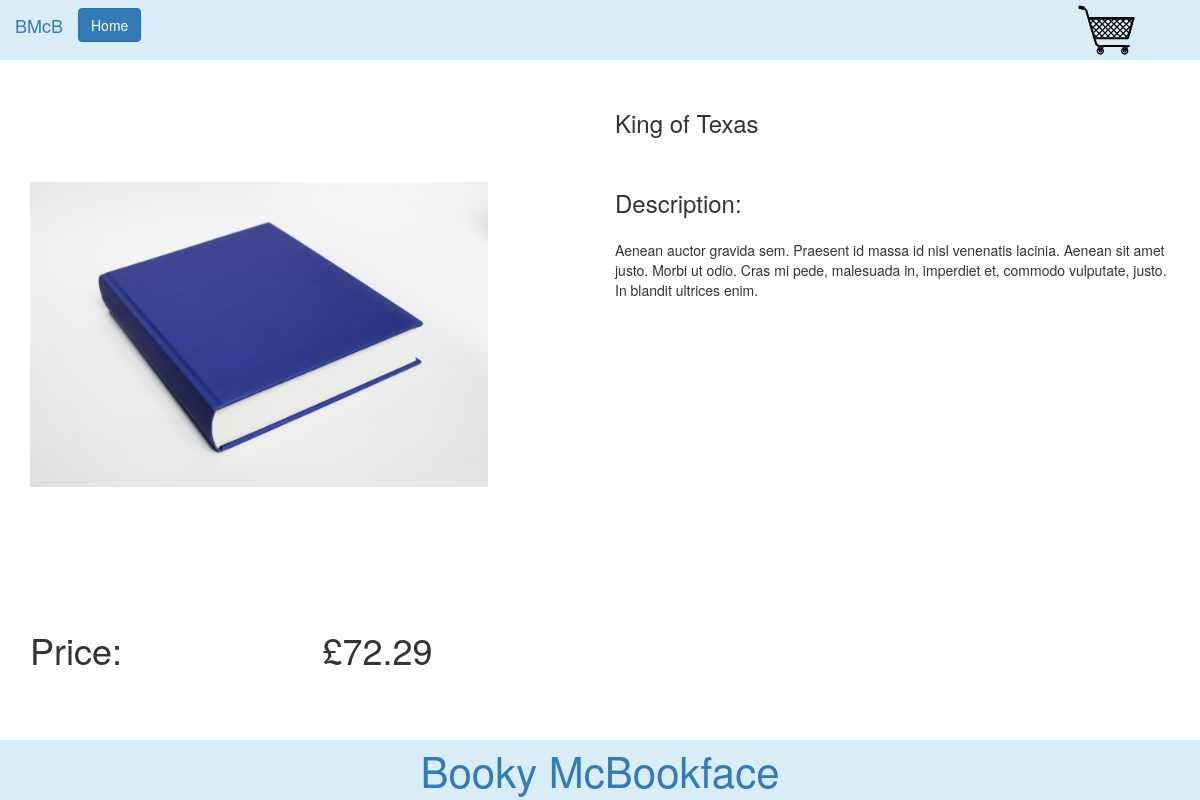
The page /individualBookPage.php?id=2 on the database its author committed.
### tables this page shows
CREATE TABLE `books` (
  `id` int(11) unsigned NOT NULL AUTO_INCREMENT,
  `title` varchar(255) NOT NULL DEFAULT '',
  `price` float(7,2) NOT NULL,
  `description` blob NOT NULL,
  `image` varchar(255) NOT NULL DEFAULT '',
  PRIMARY KEY (`id`)
);

### src/DbConnector.php (called while the page is built, shortened)
<?php
class DbConnector
{
    private $db;
    public function __construct()
    {
        $this->db = new \PDO('mysql:host=127.0.0.1;dbname=bookStore', 'root', '');
    }
    public function getDb() {
        return $this->db;
    }
}

### src/Book.php (called while the page is built, shortened)
<?php
class Book
{
    public $price;
    public function __construct(\PDO $db = null, int $id = null)
    {
        $this->db = $db;
        try {
            if (isset($id)) {
                $query = $this->db->prepare("SELECT `id`, `title`, `price`, `description`, `image` FROM `books` WHERE `id` = :id;");
                $query->bindParam(":id", $id, \PDO::PARAM_INT);
                $query->execute();
                $book = $query->fetch();
                if ($book) {
                    $this->id = $book['id'];
                    $this->title = $book['title'];
                    $this->price = $book['price'];
                    $this->description = $book['description'];
                    $this->image = $book['image'];
                }
            }
        } catch (\Exception $e) {
            return FALSE;
        }
    }
    public function displayPrice()
    {
        return '£' . $this->price;
    }
}

### individualBookPage.php (the view, shortened to what this page needs)
<?php
if (isset($_GET['id'])) {
    $conn = new \App\DbConnector();
    $individualBook = new \App\Book($conn->getDb(), $_GET['id']);
}
?>
<!doctype html>
<html lang="en">
<head>
    <link rel="stylesheet" type="text/css" href="css/lib/bootstrap.min.css">
    <link rel="stylesheet" type="text/css" href="css/styles.css">
</head>
<body>
<div class="stickyFooterExcluder">
    <?php include "includes/header.php";
    if (empty($individualBook) || !$individualBook->id) {
        echo '<div class="alert alert-danger" role="alert">Book does not exist</div>';
    } else {
    ?>
    <div class="container">
        <div class="row content">
            <div class="col-xs-5 individualBookImage">
                <img src="<?php echo $individualBook->image; ?>"/>
            </div>
            <div class="col-xs-offset-1 col-xs-6 individualBookTitle">
                <h3><?php echo $individualBook->title; ?></h3>
            </div>
            <div class="col-xs-offset-1 col-xs-6 individualBookDescriptionHeader">
                <h3>Description:</h3>
            </div>
            <div class="col-xs-offset-1 col-xs-6 individualBookDescription">
                <p><?php echo $individualBook->description; ?></p>
            </div>
        </div>
        <div class="row">
            <div class="col-xs-2 individualBookPrice">
                <h1>Price:</h1>
            </div>
            <div class="col-xs-2 col-xs-offset-1 individualBookPrice">
                <h1><?php echo $individualBook->displayPrice(); ?></h1>
            </div>
        </div>
    </div>
</div>
<?php } ?>
<?php include "includes/footer.php" ?>
</body>
</html>

### css/styles.css (style rules this page uses)
body { min-width: 970px; }
h1 { margin: 0; padding: 20px 0; }
.content { margin: 20px -15px; }
.individualBookImage { height: 500px; }
.individualBookImage img { width: 100%; margin: 20% auto; }
.individualBookTitle { height: 75px; }
.individualBookDescription { height: 350px; }
.individualBookDescriptionHeader h3 { margin: 0; line-height: 75px; }
.stickyFooterExcluder { min-height: calc(100vh - 80px); }

### rows shown on the page
books: image (picture), title "King of Texas", description "Aenean auctor gravida sem. Praesent id massa id nisl venenatis lacinia. Aenean sit amet justo. Morbi ut odio. Cras mi pede, malesuada in, imperdiet et, commodo vulputate, justo. In blandit ultrices enim.", price "£72.29"
